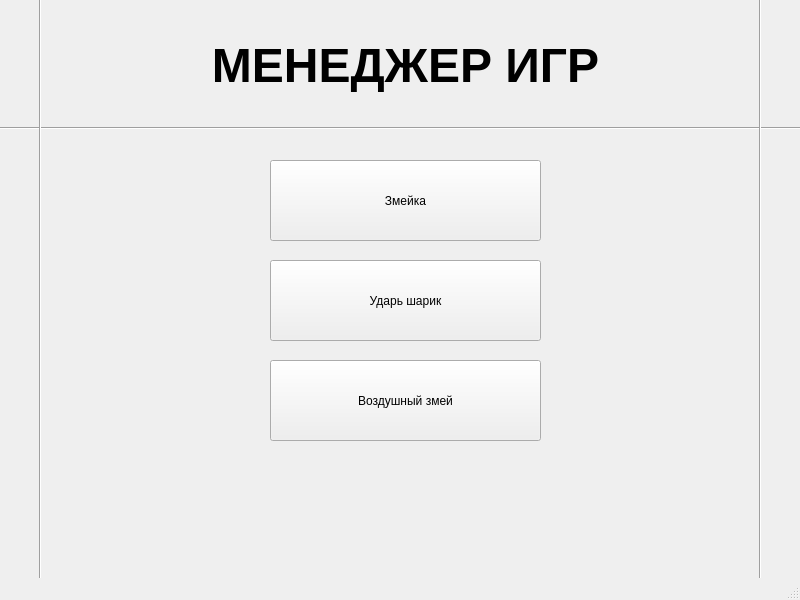
<?xml version="1.0" encoding="UTF-8"?>
<ui version="4.0">
 <class>MainWindow</class>
 <widget class="QMainWindow" name="MainWindow">
  <property name="geometry">
   <rect>
    <x>0</x>
    <y>0</y>
    <width>800</width>
    <height>600</height>
   </rect>
  </property>
  <property name="windowTitle">
   <string>MainWindow</string>
  </property>
  <widget class="QWidget" name="centralwidget">
   <widget class="QLabel" name="label">
    <property name="geometry">
     <rect>
      <x>150</x>
      <y>20</y>
      <width>511</width>
      <height>91</height>
     </rect>
    </property>
    <property name="text">
     <string>&lt;html&gt;&lt;head/&gt;&lt;body&gt;&lt;p align=&quot;center&quot;&gt;&lt;span style=&quot; font-size:36pt; font-weight:600;&quot;&gt;МЕНЕДЖЕР ИГР&lt;/span&gt;&lt;/p&gt;&lt;/body&gt;&lt;/html&gt;</string>
    </property>
   </widget>
   <widget class="QPushButton" name="pushButton">
    <property name="geometry">
     <rect>
      <x>270</x>
      <y>160</y>
      <width>271</width>
      <height>81</height>
     </rect>
    </property>
    <property name="text">
     <string>Змейка</string>
    </property>
   </widget>
   <widget class="QPushButton" name="pushButton_2">
    <property name="geometry">
     <rect>
      <x>270</x>
      <y>260</y>
      <width>271</width>
      <height>81</height>
     </rect>
    </property>
    <property name="text">
     <string>Ударь шарик</string>
    </property>
   </widget>
   <widget class="QPushButton" name="pushButton_3">
    <property name="geometry">
     <rect>
      <x>270</x>
      <y>360</y>
      <width>271</width>
      <height>81</height>
     </rect>
    </property>
    <property name="text">
     <string>Воздушный змей</string>
    </property>
   </widget>
   <widget class="Line" name="line">
    <property name="geometry">
     <rect>
      <x>-10</x>
      <y>120</y>
      <width>811</width>
      <height>16</height>
     </rect>
    </property>
    <property name="orientation">
     <enum>Qt::Horizontal</enum>
    </property>
   </widget>
   <widget class="Line" name="line_2">
    <property name="geometry">
     <rect>
      <x>30</x>
      <y>-10</y>
      <width>20</width>
      <height>611</height>
     </rect>
    </property>
    <property name="orientation">
     <enum>Qt::Vertical</enum>
    </property>
   </widget>
   <widget class="Line" name="line_3">
    <property name="geometry">
     <rect>
      <x>750</x>
      <y>-20</y>
      <width>20</width>
      <height>611</height>
     </rect>
    </property>
    <property name="orientation">
     <enum>Qt::Vertical</enum>
    </property>
   </widget>
  </widget>
  <widget class="QMenuBar" name="menubar">
   <property name="geometry">
    <rect>
     <x>0</x>
     <y>0</y>
     <width>800</width>
     <height>26</height>
    </rect>
   </property>
  </widget>
  <widget class="QStatusBar" name="statusbar"/>
 </widget>
 <resources/>
 <connections/>
</ui>
